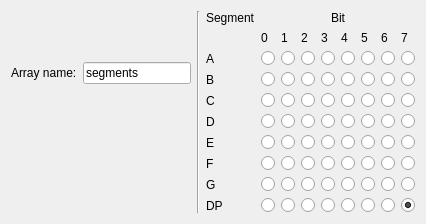
    <widget class="Q3Frame" name="frame4" native="true">
     <layout class="QGridLayout">
      <item row="1" column="0">
       <layout class="QHBoxLayout">
        <item>
         <spacer name="spacer19">
          <property name="orientation">
           <enum>Qt::Horizontal</enum>
          </property>
          <property name="sizeType">
           <enum>QSizePolicy::Minimum</enum>
          </property>
          <property name="sizeHint" stdset="0">
           <size>
            <width>31</width>
            <height>21</height>
           </size>
          </property>
         </spacer>
        </item>
        <item>
         <widget class="QLabel" name="pmSevenSegments">
          <property name="sizePolicy">
           <sizepolicy hsizetype="Fixed" vsizetype="Fixed">
            <horstretch>0</horstretch>
            <verstretch>0</verstretch>
           </sizepolicy>
          </property>
          <property name="pixmap">
           <pixmap>image0</pixmap>
          </property>
          <property name="scaledContents">
           <bool>true</bool>
          </property>
          <property name="wordWrap">
           <bool>false</bool>
          </property>
         </widget>
        </item>
        <item>
         <spacer name="spacer20">
          <property name="orientation">
           <enum>Qt::Horizontal</enum>
          </property>
          <property name="sizeType">
           <enum>QSizePolicy::Minimum</enum>
          </property>
          <property name="sizeHint" stdset="0">
           <size>
            <width>40</width>
            <height>21</height>
           </size>
          </property>
         </spacer>
        </item>
       </layout>
      </item>
      <item row="0" column="0">
       <layout class="QHBoxLayout">
        <item>
         <widget class="QLabel" name="tlArrayName">
          <property name="sizePolicy">
           <sizepolicy hsizetype="Fixed" vsizetype="Preferred">
            <horstretch>0</horstretch>
            <verstretch>0</verstretch>
           </sizepolicy>
          </property>
          <property name="text">
           <string>Array name:</string>
          </property>
          <property name="wordWrap">
           <bool>false</bool>
          </property>
         </widget>
        </item>
        <item>
         <widget class="QLineEdit" name="leArrayName">
          <property name="sizePolicy">
           <sizepolicy hsizetype="Fixed" vsizetype="Fixed">
            <horstretch>0</horstretch>
            <verstretch>0</verstretch>
           </sizepolicy>
          </property>
          <property name="text">
           <string>segments</string>
          </property>
         </widget>
        </item>
       </layout>
      </item>
      <item row="0" column="2" rowspan="2">
       <layout class="QGridLayout">
        <item row="3" column="8">
         <widget class="QRadioButton" name="rbB7">
          <property name="text">
           <string/>
          </property>
          <property name="shortcut">
           <string/>
          </property>
         </widget>
        </item>
        <item row="5" column="7">
         <widget class="QRadioButton" name="rbD6">
          <property name="text">
           <string/>
          </property>
          <property name="shortcut">
           <string/>
          </property>
         </widget>
        </item>
        <item row="4" column="7">
         <widget class="QRadioButton" name="rbC6">
          <property name="text">
           <string/>
          </property>
          <property name="shortcut">
           <string/>
          </property>
         </widget>
        </item>
        <item row="5" column="5">
         <widget class="QRadioButton" name="rbD4">
          <property name="text">
           <string/>
          </property>
          <property name="shortcut">
           <string/>
          </property>
         </widget>
        </item>
        <item row="5" column="3">
         <widget class="QRadioButton" name="rbD2">
          <property name="text">
           <string/>
          </property>
          <property name="shortcut">
           <string/>
          </property>
         </widget>
        </item>
        <item row="4" column="8">
         <widget class="QRadioButton" name="rbC7">
          <property name="text">
           <string/>
          </property>
          <property name="shortcut">
           <string/>
          </property>
         </widget>
        </item>
        <item row="7" column="5">
         <widget class="QRadioButton" name="rbF4">
          <property name="text">
           <string/>
          </property>
          <property name="shortcut">
           <string/>
          </property>
         </widget>
        </item>
        <item row="8" column="5">
         <widget class="QRadioButton" name="rbG4">
          <property name="text">
           <string/>
          </property>
          <property name="shortcut">
           <string/>
          </property>
         </widget>
        </item>
        <item row="4" column="4">
         <widget class="QRadioButton" name="rbC3">
          <property name="text">
           <string/>
          </property>
          <property name="shortcut">
           <string/>
          </property>
         </widget>
        </item>
        <item row="3" column="3">
         <widget class="QRadioButton" name="rbB2">
          <property name="text">
           <string/>
          </property>
          <property name="shortcut">
           <string/>
          </property>
         </widget>
        </item>
        <item row="1" column="4">
         <widget class="QLabel" name="tl3">
          <property name="text">
           <string>3</string>
          </property>
          <property name="alignment">
           <set>Qt::AlignVCenter</set>
          </property>
          <property name="wordWrap">
           <bool>false</bool>
          </property>
         </widget>
        </item>
        <item row="2" column="6">
         <widget class="QRadioButton" name="rbA5">
          <property name="text">
           <string/>
          </property>
          <property name="shortcut">
           <string/>
          </property>
         </widget>
        </item>
        <item row="8" column="3">
         <widget class="QRadioButton" name="rbG2">
          <property name="text">
           <string/>
          </property>
          <property name="shortcut">
           <string/>
          </property>
         </widget>
        </item>
        <item row="7" column="1">
         <widget class="QRadioButton" name="rbF0">
          <property name="text">
           <string/>
          </property>
          <property name="shortcut">
           <string/>
          </property>
         </widget>
        </item>
        <item row="1" column="8">
         <widget class="QLabel" name="tl7">
          <property name="text">
           <string>7</string>
          </property>
          <property name="alignment">
           <set>Qt::AlignVCenter</set>
          </property>
          <property name="wordWrap">
           <bool>false</bool>
          </property>
         </widget>
        </item>
        <item row="6" column="8">
         <widget class="QRadioButton" name="rbE7">
          <property name="text">
           <string/>
          </property>
          <property name="shortcut">
           <string/>
          </property>
         </widget>
        </item>
        <item row="6" column="6">
         <widget class="QRadioButton" name="rbE5">
          <property name="text">
           <string/>
          </property>
          <property name="shortcut">
           <string/>
          </property>
         </widget>
        </item>
        <item row="8" column="6">
         <widget class="QRadioButton" name="rbG5">
          <property name="text">
           <string/>
          </property>
          <property name="shortcut">
           <string/>
          </property>
         </widget>
        </item>
        <item row="7" column="2">
         <widget class="QRadioButton" name="rbF1">
          <property name="text">
           <string/>
          </property>
          <property name="shortcut">
           <string/>
          </property>
         </widget>
        </item>
        <item row="8" column="2">
         <widget class="QRadioButton" name="rbG1">
          <property name="text">
           <string/>
          </property>
          <property name="shortcut">
           <string/>
          </property>
         </widget>
        </item>
        <item row="0" column="0">
         <widget class="QLabel" name="textLabel1_6">
          <property name="text">
           <string>Segment</string>
          </property>
          <property name="wordWrap">
           <bool>false</bool>
          </property>
         </widget>
        </item>
        <item row="2" column="5">
         <widget class="QRadioButton" name="rbA4">
          <property name="text">
           <string/>
          </property>
          <property name="shortcut">
           <string/>
          </property>
         </widget>
        </item>
        <item row="9" column="2">
         <widget class="QRadioButton" name="rbDP1">
          <property name="text">
           <string/>
          </property>
          <property name="shortcut">
           <string/>
          </property>
         </widget>
        </item>
        <item row="6" column="1">
         <widget class="QRadioButton" name="rbE0">
          <property name="text">
           <string/>
          </property>
          <property name="shortcut">
           <string/>
          </property>
         </widget>
        </item>
        <item row="9" column="1">
         <widget class="QRadioButton" name="rbDP0">
          <property name="text">
           <string/>
          </property>
          <property name="shortcut">
           <string/>
          </property>
         </widget>
        </item>
        <item row="2" column="1">
         <widget class="QRadioButton" name="rbA0">
          <property name="text">
           <string/>
          </property>
          <property name="shortcut">
           <string/>
          </property>
          <property name="checked">
           <bool>false</bool>
          </property>
         </widget>
        </item>
        <item row="7" column="6">
         <widget class="QRadioButton" name="rbF5">
          <property name="text">
           <string/>
          </property>
          <property name="shortcut">
           <string/>
          </property>
          <property name="checked">
           <bool>false</bool>
          </property>
         </widget>
        </item>
        <item row="4" column="5">
         <widget class="QRadioButton" name="rbC4">
          <property name="text">
           <string/>
          </property>
          <property name="shortcut">
           <string/>
          </property>
         </widget>
        </item>
        <item row="6" column="4">
         <widget class="QRadioButton" name="rbE3">
          <property name="text">
           <string/>
          </property>
          <property name="shortcut">
           <string/>
          </property>
         </widget>
        </item>
        <item row="4" column="3">
         <widget class="QRadioButton" name="rbC2">
          <property name="text">
           <string/>
          </property>
          <property name="shortcut">
           <string/>
          </property>
          <property name="checked">
           <bool>false</bool>
          </property>
         </widget>
        </item>
        <item row="6" column="3">
         <widget class="QRadioButton" name="rbE2">
          <property name="text">
           <string/>
          </property>
          <property name="shortcut">
           <string/>
          </property>
         </widget>
        </item>
        <item row="5" column="1">
         <widget class="QRadioButton" name="rbD0">
          <property name="text">
           <string/>
          </property>
          <property name="shortcut">
           <string/>
          </property>
         </widget>
        </item>
        <item row="8" column="1">
         <widget class="QRadioButton" name="rbG0">
          <property name="text">
           <string/>
          </property>
          <property name="shortcut">
           <string/>
          </property>
         </widget>
        </item>
        <item row="7" column="0">
         <widget class="QLabel" name="tlF">
          <property name="text">
           <string>F</string>
          </property>
          <property name="wordWrap">
           <bool>false</bool>
          </property>
         </widget>
        </item>
        <item row="1" column="7">
         <widget class="QLabel" name="tl6">
          <property name="text">
           <string>6</string>
          </property>
          <property name="alignment">
           <set>Qt::AlignVCenter</set>
          </property>
          <property name="wordWrap">
           <bool>false</bool>
          </property>
         </widget>
        </item>
        <item row="3" column="6">
         <widget class="QRadioButton" name="rbB5">
          <property name="text">
           <string/>
          </property>
          <property name="shortcut">
           <string/>
          </property>
         </widget>
        </item>
        <item row="3" column="5">
         <widget class="QRadioButton" name="rbB4">
          <property name="text">
           <string/>
          </property>
          <property name="shortcut">
           <string/>
          </property>
         </widget>
        </item>
        <item row="3" column="0">
         <widget class="QLabel" name="tlB">
          <property name="text">
           <string>B</string>
          </property>
          <property name="wordWrap">
           <bool>false</bool>
          </property>
         </widget>
        </item>
        <item row="8" column="0">
         <widget class="QLabel" name="tlG">
          <property name="text">
           <string>G</string>
          </property>
          <property name="wordWrap">
           <bool>false</bool>
          </property>
         </widget>
        </item>
        <item row="1" column="6">
         <widget class="QLabel" name="tl5">
          <property name="text">
           <string>5</string>
          </property>
          <property name="alignment">
           <set>Qt::AlignVCenter</set>
          </property>
          <property name="wordWrap">
           <bool>false</bool>
          </property>
         </widget>
        </item>
        <item row="2" column="7">
         <widget class="QRadioButton" name="rbA6">
          <property name="text">
           <string/>
          </property>
          <property name="shortcut">
           <string/>
          </property>
         </widget>
        </item>
        <item row="9" column="6">
         <widget class="QRadioButton" name="rbDP5">
          <property name="text">
           <string/>
          </property>
          <property name="shortcut">
           <string/>
          </property>
         </widget>
        </item>
        <item row="5" column="6">
         <widget class="QRadioButton" name="rbD5">
          <property name="text">
           <string/>
          </property>
          <property name="shortcut">
           <string/>
          </property>
         </widget>
        </item>
        <item row="2" column="2">
         <widget class="QRadioButton" name="rbA1">
          <property name="text">
           <string/>
          </property>
          <property name="shortcut">
           <string/>
          </property>
         </widget>
        </item>
        <item row="4" column="2">
         <widget class="QRadioButton" name="rbC1">
          <property name="text">
           <string/>
          </property>
          <property name="shortcut">
           <string/>
          </property>
         </widget>
        </item>
        <item row="3" column="7">
         <widget class="QRadioButton" name="rbB6">
          <property name="text">
           <string/>
          </property>
          <property name="shortcut">
           <string/>
          </property>
         </widget>
        </item>
        <item row="9" column="3">
         <widget class="QRadioButton" name="rbDP2">
          <property name="text">
           <string/>
          </property>
          <property name="shortcut">
           <string/>
          </property>
         </widget>
        </item>
        <item row="2" column="0">
         <widget class="QLabel" name="tlA">
          <property name="text">
           <string>A</string>
          </property>
          <property name="wordWrap">
           <bool>false</bool>
          </property>
         </widget>
        </item>
        <item row="8" column="8">
         <widget class="QRadioButton" name="rbG7">
          <property name="text">
           <string/>
          </property>
          <property name="shortcut">
           <string/>
          </property>
         </widget>
        </item>
        <item row="3" column="4">
         <widget class="QRadioButton" name="rbB3">
          <property name="text">
           <string/>
          </property>
          <property name="shortcut">
           <string/>
          </property>
         </widget>
        </item>
        <item row="1" column="5">
         <widget class="QLabel" name="tl4">
          <property name="text">
           <string>4</string>
          </property>
          <property name="alignment">
           <set>Qt::AlignVCenter</set>
          </property>
          <property name="wordWrap">
           <bool>false</bool>
          </property>
         </widget>
        </item>
        <item row="6" column="5">
         <widget class="QRadioButton" name="rbE4">
          <property name="text">
           <string/>
          </property>
          <property name="shortcut">
           <string/>
          </property>
          <property name="checked">
           <bool>false</bool>
          </property>
         </widget>
        </item>
        <item row="7" column="4">
         <widget class="QRadioButton" name="rbF3">
          <property name="text">
           <string/>
          </property>
          <property name="shortcut">
           <string/>
          </property>
         </widget>
        </item>
        <item row="5" column="4">
         <widget class="QRadioButton" name="rbD3">
          <property name="text">
           <string/>
          </property>
          <property name="shortcut">
           <string/>
          </property>
          <property name="checked">
           <bool>false</bool>
          </property>
         </widget>
        </item>
        <item row="5" column="0">
         <widget class="QLabel" name="tlD">
          <property name="text">
           <string>D</string>
          </property>
          <property name="wordWrap">
           <bool>false</bool>
          </property>
         </widget>
        </item>
        <item row="1" column="1">
         <widget class="QLabel" name="tl0">
          <property name="text">
           <string>0</string>
          </property>
          <property name="alignment">
           <set>Qt::AlignVCenter</set>
          </property>
          <property name="wordWrap">
           <bool>false</bool>
          </property>
         </widget>
        </item>
        <item row="9" column="7">
         <widget class="QRadioButton" name="rbDP6">
          <property name="text">
           <string/>
          </property>
          <property name="shortcut">
           <string/>
          </property>
         </widget>
        </item>
        <item row="9" column="4">
         <widget class="QRadioButton" name="rbDP3">
          <property name="text">
           <string/>
          </property>
          <property name="shortcut">
           <string/>
          </property>
         </widget>
        </item>
        <item row="8" column="4">
         <widget class="QRadioButton" name="rbG3">
          <property name="text">
           <string/>
          </property>
          <property name="shortcut">
           <string/>
          </property>
         </widget>
        </item>
        <item row="2" column="3">
         <widget class="QRadioButton" name="rbA2">
          <property name="text">
           <string/>
          </property>
          <property name="shortcut">
           <string/>
          </property>
         </widget>
        </item>
        <item row="6" column="0">
         <widget class="QLabel" name="tlE">
          <property name="text">
           <string>E</string>
          </property>
          <property name="wordWrap">
           <bool>false</bool>
          </property>
         </widget>
        </item>
        <item row="5" column="8">
         <widget class="QRadioButton" name="rbD7">
          <property name="text">
           <string/>
          </property>
          <property name="shortcut">
           <string/>
          </property>
         </widget>
        </item>
        <item row="9" column="5">
         <widget class="QRadioButton" name="rbDP4">
          <property name="text">
           <string/>
          </property>
          <property name="shortcut">
           <string/>
          </property>
         </widget>
        </item>
        <item row="3" column="2">
         <widget class="QRadioButton" name="rbB1">
          <property name="text">
           <string/>
          </property>
          <property name="shortcut">
           <string/>
          </property>
          <property name="checked">
           <bool>false</bool>
          </property>
         </widget>
        </item>
        <item row="6" column="2">
         <widget class="QRadioButton" name="rbE1">
          <property name="text">
           <string/>
          </property>
          <property name="shortcut">
           <string/>
          </property>
         </widget>
        </item>
        <item row="8" column="7">
         <widget class="QRadioButton" name="rbG6">
          <property name="text">
           <string/>
          </property>
          <property name="shortcut">
           <string/>
          </property>
          <property name="checked">
           <bool>false</bool>
          </property>
         </widget>
        </item>
        <item row="4" column="6">
         <widget class="QRadioButton" name="rbC5">
          <property name="text">
           <string/>
          </property>
          <property name="shortcut">
           <string/>
          </property>
         </widget>
        </item>
        <item row="5" column="2">
         <widget class="QRadioButton" name="rbD1">
          <property name="text">
           <string/>
          </property>
          <property name="shortcut">
           <string/>
          </property>
         </widget>
        </item>
        <item row="3" column="1">
         <widget class="QRadioButton" name="rbB0">
          <property name="text">
           <string/>
          </property>
          <property name="shortcut">
           <string/>
          </property>
         </widget>
        </item>
        <item row="4" column="1">
         <widget class="QRadioButton" name="rbC0">
          <property name="text">
           <string/>
          </property>
          <property name="shortcut">
           <string/>
          </property>
         </widget>
        </item>
        <item row="9" column="0">
         <widget class="QLabel" name="tlDP">
          <property name="text">
           <string>DP</string>
          </property>
          <property name="wordWrap">
           <bool>false</bool>
          </property>
         </widget>
        </item>
        <item row="1" column="3">
         <widget class="QLabel" name="tl2">
          <property name="text">
           <string>2</string>
          </property>
          <property name="alignment">
           <set>Qt::AlignVCenter</set>
          </property>
          <property name="wordWrap">
           <bool>false</bool>
          </property>
         </widget>
        </item>
        <item row="2" column="8">
         <widget class="QRadioButton" name="rbA7">
          <property name="text">
           <string/>
          </property>
          <property name="shortcut">
           <string/>
          </property>
         </widget>
        </item>
        <item row="9" column="8">
         <widget class="QRadioButton" name="rbDP7">
          <property name="text">
           <string/>
          </property>
          <property name="shortcut">
           <string/>
          </property>
          <property name="checked">
           <bool>true</bool>
          </property>
         </widget>
        </item>
        <item row="6" column="7">
         <widget class="QRadioButton" name="rbE6">
          <property name="text">
           <string/>
          </property>
          <property name="shortcut">
           <string/>
          </property>
         </widget>
        </item>
        <item row="7" column="8">
         <widget class="QRadioButton" name="rbF7">
          <property name="text">
           <string/>
          </property>
          <property name="shortcut">
           <string/>
          </property>
         </widget>
        </item>
        <item row="7" column="7">
         <widget class="QRadioButton" name="rbF6">
          <property name="text">
           <string/>
          </property>
          <property name="shortcut">
           <string/>
          </property>
         </widget>
        </item>
        <item row="7" column="3">
         <widget class="QRadioButton" name="rbF2">
          <property name="text">
           <string/>
          </property>
          <property name="shortcut">
           <string/>
          </property>
         </widget>
        </item>
        <item row="0" column="1" colspan="8">
         <widget class="QLabel" name="textLabel2_3">
          <property name="text">
           <string>Bit</string>
          </property>
          <property name="alignment">
           <set>Qt::AlignCenter</set>
          </property>
          <property name="wordWrap">
           <bool>false</bool>
          </property>
         </widget>
        </item>
        <item row="1" column="2">
         <widget class="QLabel" name="tl1">
          <property name="text">
           <string>1</string>
          </property>
          <property name="alignment">
           <set>Qt::AlignVCenter</set>
          </property>
          <property name="wordWrap">
           <bool>false</bool>
          </property>
         </widget>
        </item>
        <item row="2" column="4">
         <widget class="QRadioButton" name="rbA3">
          <property name="text">
           <string/>
          </property>
          <property name="shortcut">
           <string/>
          </property>
         </widget>
        </item>
        <item row="4" column="0">
         <widget class="QLabel" name="tlC">
          <property name="text">
           <string>C</string>
          </property>
          <property name="wordWrap">
           <bool>false</bool>
          </property>
         </widget>
        </item>
       </layout>
      </item>
      <item row="0" column="1" rowspan="2">
       <widget class="Line" name="line2">
        <property name="frameShape">
         <enum>QFrame::VLine</enum>
        </property>
        <property name="frameShadow">
         <enum>QFrame::Sunken</enum>
        </property>
       </widget>
      </item>
     </layout>
    </widget>
